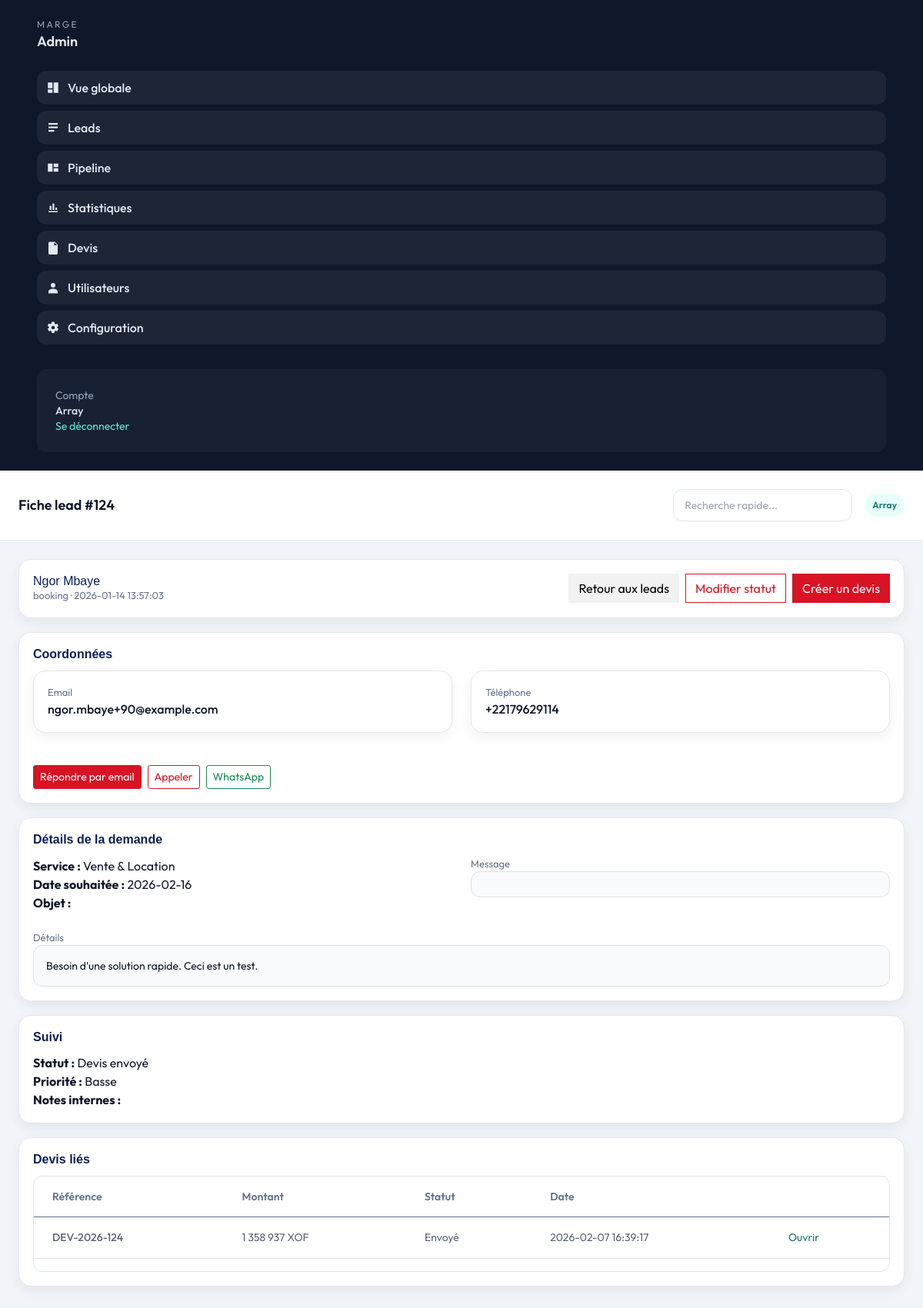
The page /dashboard/leads/view.php?id=124 (signed in) on the database its author committed.
### tables this page shows
CREATE TABLE leads (
            id INTEGER PRIMARY KEY AUTOINCREMENT,
            type TEXT NOT NULL,
            name TEXT NOT NULL,
            email TEXT NOT NULL,
            phone TEXT,
            service TEXT,
            requested_date TEXT,
            subject TEXT,
            message TEXT,
            details TEXT,
            status TEXT NOT NULL DEFAULT "Nouveau",
            priority TEXT NOT NULL DEFAULT "Normal",
            notes TEXT,
            source TEXT NOT NULL DEFAULT "site",
            created_at TEXT NOT NULL,
            updated_at TEXT NOT NULL
        , archived_at TEXT);

CREATE TABLE devis (
            id INTEGER PRIMARY KEY AUTOINCREMENT,
            lead_id INTEGER NOT NULL,
            reference TEXT NOT NULL,
            amount REAL NOT NULL DEFAULT 0,
            currency TEXT NOT NULL DEFAULT "XOF",
            status TEXT NOT NULL DEFAULT "Brouillon",
            notes TEXT,
            created_at TEXT NOT NULL,
            updated_at TEXT NOT NULL
        , description TEXT, client_name TEXT, client_email TEXT, client_phone TEXT, client_company TEXT, client_address TEXT, client_city TEXT, client_country TEXT, archived_at TEXT);

### dashboard/leads/view.php (the view, shortened to what this page needs)
<?php
require_once __DIR__ . '/../_inc/layout.php';
$pdo = db();
$id = (int)($_GET['id'] ?? 0);
$stmt = $pdo->prepare('SELECT * FROM leads WHERE id = :id');
$stmt->execute([':id' => $id]);
$lead = $stmt->fetch();
$devisRows = $pdo->prepare('SELECT id, reference, status, amount, currency, created_at FROM devis WHERE lead_id = :id ORDER BY id DESC');
$devisRows->execute([':id' => $id]);
$devis = $devisRows->fetchAll();
$wa = '';
if (!empty($lead['phone'])) {
  $phoneDigits = preg_replace('/\D+/', '', $lead['phone']);
  $msg = urlencode('Bonjour, merci pour votre demande. Nous revenons vers vous rapidement.');
  $wa = 'https://wa.me/' . $phoneDigits . '?text=' . $msg;
}
?>
<div class="admin-card">
  <div class="d-flex justify-content-between align-items-start">
    <div>
      <h5><?php echo htmlspecialchars($lead['name']); ?></h5>
      <div class="admin-note"><?php echo htmlspecialchars($lead['type']); ?> &middot; <?php echo htmlspecialchars($lead['created_at']); ?></div>
    </div>
    <div class="d-flex gap-2">
      <a class="btn btn-light" href="/dashboard/leads/list.php">Retour aux leads</a>
      <a class="btn btn-outline-primary" href="/dashboard/leads/edit.php?id=<?php echo (int)$lead['id']; ?>">Modifier statut</a>
      <a class="btn btn-primary" href="/dashboard/devis/create.php?lead_id=<?php echo (int)$lead['id']; ?>">Cr&eacute;er un devis</a>
    </div>
  </div>
</div>
<div class="admin-card">
  <div class="admin-section-title">
    <h5>Coordonn&eacute;es</h5>
  </div>
  <div class="grid grid-cols-1 md:grid-cols-2 gap-4">
    <div class="admin-card">
      <p class="admin-note">Email</p>
      <p class="font-medium"><?php echo htmlspecialchars($lead['email']); ?></p>
    </div>
    <div class="admin-card">
      <p class="admin-note">T&eacute;l&eacute;phone</p>
      <p class="font-medium"><?php echo htmlspecialchars($lead['phone'] ?? ''); ?></p>
    </div>
  </div>
  <div class="mt-4 flex flex-wrap gap-2">
    <a class="btn btn-sm btn-primary" href="mailto:<?php echo htmlspecialchars($lead['email']); ?>">R&eacute;pondre par email</a>
    <?php if (!empty($lead['phone'])): ?>
      <a class="btn btn-sm btn-outline-primary" href="tel:<?php echo htmlspecialchars($lead['phone']); ?>">Appeler</a>
    <?php endif; ?>
    <?php if ($wa): ?>
      <a class="btn btn-sm btn-outline-success" href="<?php echo $wa; ?>" target="_blank" rel="noopener">WhatsApp</a>
    <?php endif; ?>
  </div>
</div>
<div class="admin-card">
  <div class="admin-section-title">
    <h5>D&eacute;tails de la demande</h5>
  </div>
  <div class="grid grid-cols-1 md:grid-cols-2 gap-4">
    <div>
      <p><strong>Service :</strong> <?php echo htmlspecialchars($lead['service'] ?? ''); ?></p>
      <p><strong>Date souhait&eacute;e :</strong> <?php echo htmlspecialchars($lead['requested_date'] ?? ''); ?></p>
      <p><strong>Objet :</strong> <?php echo htmlspecialchars($lead['subject'] ?? ''); ?></p>
    </div>
    <div>
      <p class="admin-note">Message</p>
      <div class="p-3 rounded-xl bg-slate-50 border border-slate-200 text-sm">
      </div>
    </div>
  </div>
  <div class="mt-4">
    <p class="admin-note">D&eacute;tails</p>
    <div class="p-3 rounded-xl bg-slate-50 border border-slate-200 text-sm">
      <?php echo nl2br(htmlspecialchars($lead['details'] ?? '')); ?>
    </div>
  </div>
</div>
<div class="admin-card">
  <div class="admin-section-title">
    <h5>Suivi</h5>
  </div>
  <p><strong>Statut :</strong> <?php echo htmlspecialchars($lead['status']); ?></p>
  <p><strong>Priorit&eacute; :</strong> <?php echo htmlspecialchars($lead['priority']); ?></p>
  <p><strong>Notes internes :</strong><br><?php echo nl2br(htmlspecialchars($lead['notes'] ?? '')); ?></p>
</div>
<div class="admin-card">
  <div class="admin-section-title">
    <h5>Devis li&eacute;s</h5>
  </div>
  <?php if (!$devis): ?>
    <div class="text-slate-500 text-sm">Aucun devis associ&eacute; pour le moment.</div>
  <?php else: ?>
    <div class="overflow-hidden rounded-xl border border-slate-200 bg-white">
      <div class="max-w-full overflow-x-auto">
        <table class="table admin-table min-w-[700px]">
          <thead class="border-b border-slate-100">
            <tr>
              <th class="px-4 py-3 text-start text-slate-500 text-sm">R&eacute;f&eacute;rence</th>
              <th class="px-4 py-3 text-start text-slate-500 text-sm">Montant</th>
              <th class="px-4 py-3 text-start text-slate-500 text-sm">Statut</th>
              <th class="px-4 py-3 text-start text-slate-500 text-sm">Date</th>
              <th class="px-4 py-3"></th>
            </tr>
          </thead>
          <tbody class="divide-y divide-slate-100">
            <?php foreach ($devis as $d): ?>
              <tr>
                <td class="px-4 py-3 font-medium"><?php echo htmlspecialchars($d['reference']); ?></td>
                <td class="px-4 py-3"><?php echo number_format((float)$d['amount'], 0, ',', ' '); ?> <?php echo htmlspecialchars($d['currency']); ?></td>
                <td class="px-4 py-3"><?php echo htmlspecialchars($d['status']); ?></td>
                <td class="px-4 py-3"><?php echo htmlspecialchars($d['created_at']); ?></td>
                <td class="px-4 py-3"><a class="text-teal-700" href="/dashboard/devis/view.php?id=<?php echo (int)$d['id']; ?>">Ouvrir</a></td>
              </tr>
            <?php endforeach; ?>
          </tbody>
        </table>
      </div>
    </div>
  <?php endif; ?>
</div>

### dashboard/assets/admin.css (style rules this page uses)
.font-outfit { font-family: "Outfit", "Segoe UI", system-ui, sans-serif; }
.admin-card { background: #fff; border: 1px solid #e5e7eb; border-radius: 16px; padding: 18px; margin-bottom: 18px; box-shadow: 0 6px 16px rgba(15, 23, 42, 0.06); }
.admin-section-title { display: flex; align-items: center; justify-content: space-between; margin-bottom: 12px; }
.admin-section-title h5 { margin: 0; font-size: 16px; font-weight: 600; }
.admin-note { color: var(--muted); font-size: 13px; }
.admin-table th, .admin-table td { vertical-align: middle; font-size: 14px; }
.admin-table thead th { color: var(--muted); font-weight: 600; }
.admin-table { width: 100%; border-collapse: collapse; }

### rows shown on the page
leads: name "Ngor Mbaye", type "booking", created_at "2026-01-14 13:57:03", email "ngor.mbaye+90@example.com", phone "+22179629114", service "Vente & Location", requested_date "2026-02-16", details "Besoin d'une solution rapide. Ceci est un test.", status "Devis envoyé", priority "Basse"
devis: reference "DEV-2026-124", amount "1 358 937", currency "XOF", status "Envoyé", created_at "2026-02-07 16:39:17"

### other values the page prints
$user "Array"
$title "Fiche lead #124"
